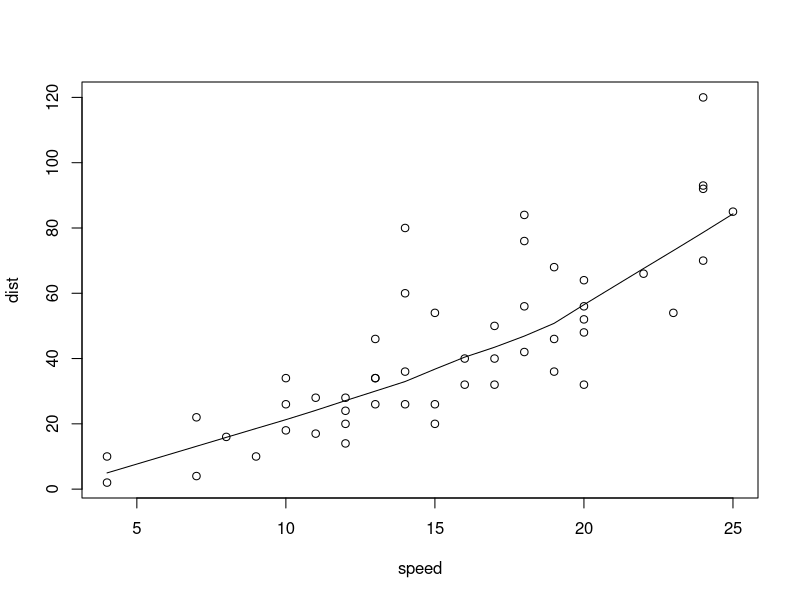
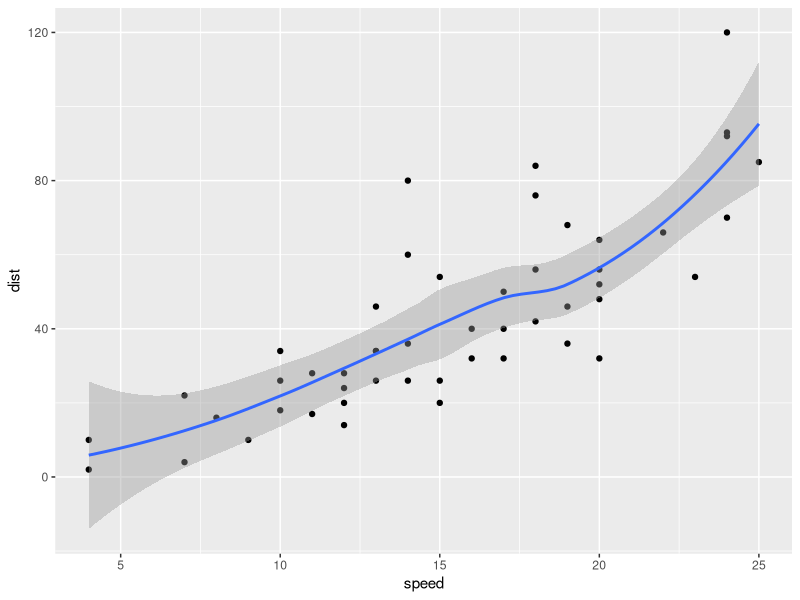

Here is the R script that generated these plots, in order:
## ---- chunk 1
str(cars)
plot(cars)
lines(lowess(cars))
## ---- chunk 2
library(ggplot2)
ggplot(cars, aes(x = speed, y = dist)) + 
    geom_point() + geom_smooth()
